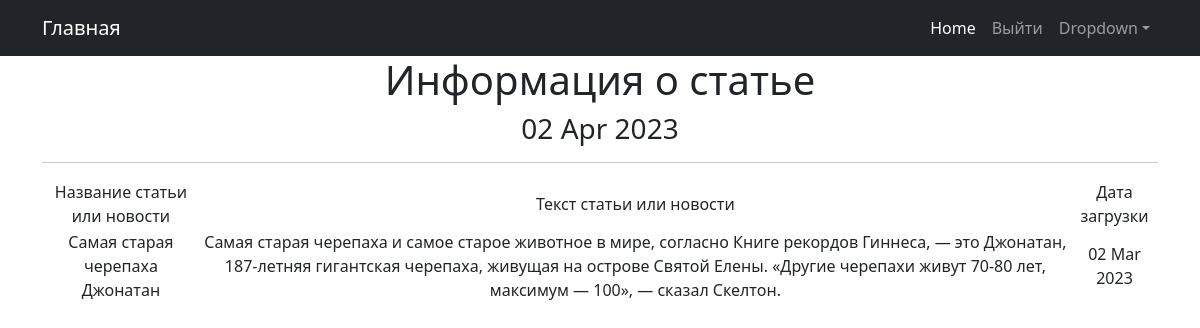
The page /news/50 on the database its author committed.
### news/models.py (models this page shows, shortened)
class Post(models.Model):
    author = models.ForeignKey(Author, on_delete=models.CASCADE)
    NEWS = 'NW'
    ARTICLE = 'AR'
    CATEGORY_CHOICES = (
        (NEWS, 'Новость'),
        (ARTICLE, 'Статья'),
    )
    categoryType = models.CharField(max_length=2, choices=CATEGORY_CHOICES, default=ARTICLE)
    dateCreation = models.DateTimeField(auto_now_add=True)
    postCategory = models.ManyToManyField(Category, through='PostCategory')
    title = models.CharField(max_length=128)
    text = models.TextField()
    rating = models.SmallIntegerField(default=0)

### news/views.py (the view)
# urls.py: path('<int:pk>', PostDetail.as_view(), name='post_detail'),
class PostDetail(DetailView):
    model = Post
    template_name = 'post_1.html'
    context_object_name = 'post'
    def get_context_data(self, **kwargs):
        context = super().get_context_data(**kwargs)
        context['time_now'] = datetime.utcnow()
        return context

### news/templatetags/custom_filters.py (called while the page is built)
@register.filter()
def censor(value):
    bad_words = ['интересно', 'здорово', 'отлично']
    if not isinstance(value, str):
        raise TypeError(f"unresolved type '{type(value)}' expected  type 'str'")
    for word in value.split():
        if word.lower() in bad_words:
            value = value.replace(word, f"{word[0]}{'*' * (len(word) - 1)}")
    return value

### templates/post_1.html (shortened to what this page needs)
{% extends 'flatpages/default.html' %}
{% load custom_filters %}
{% load custom_tags %}
{% block content %}
  <h1>Информация о статье</h1>
   <h3>{{ time_now|date:'d M Y' }}</h3>
<hr>
       <table>
           <tr>
               <td>Название статьи или новости</td>
               <td>Текст статьи или новости</td>
               <td>Дата загрузки</td>
           <tr>
               <td>{{ post.title|censor }}</td>
               <td>{{ post.text |censor }}</td>
               <td>{{ post.dateCreation|date:'d M Y ' }}</td>
       </table>
{% endblock content %}

### rows shown on the page
Post: title|censor "Самая старая черепаха Джонатан", text|censor "Самая старая черепаха и самое старое животное в мире, согласно Книге рекордов Гиннеса, — это Джонатан, 187-летняя гигантская черепаха, живущая на острове Святой Елены. «Другие черепахи живут 70-80 лет, максимум — 100», — сказал Скелтон.", dateCreation "02 Mar 2023"

### other values the page prints
{{ time_now|date:'d M Y' }} "02 Apr 2023"
